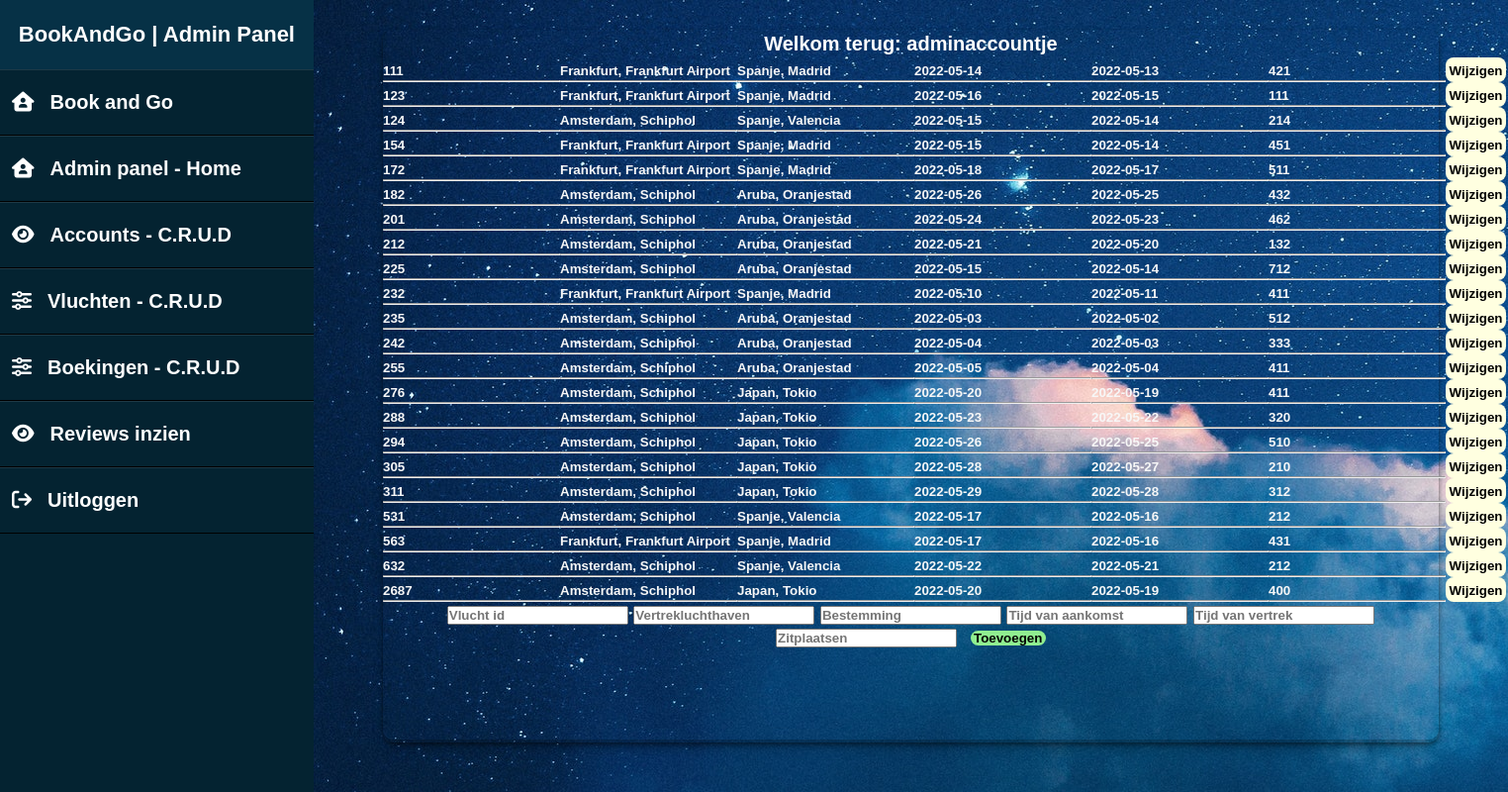
Screenshot of /admin/vluchten-admin.php (signed in) with the database file from the repository.
### tables this page shows
CREATE TABLE `vluchten` (
  `id` int(255) NOT NULL,
  `place_departure` varchar(255) NOT NULL,
  `place_destination` varchar(255) NOT NULL,
  `time_arrived` date NOT NULL,
  `time_leaving` date NOT NULL,
  `seats` int(255) NOT NULL
);

### admin/vluchten-admin.php (the view, shortened to what this page needs)
<!DOCTYPE html>
<html lang="en">
<head>
  <link rel="stylesheet" href="../css/styles.css">
</head>
<body>
  <main class="main-dashboard-admin">
    <div class="sidebar-admin">
      <header>BookAndGo | Admin Panel</header>
      <ul class="admin">
        <li>
          <a href="../main/index.php"><i class="fa-solid fa-house-user"></i>Book and Go</a>
          <a href="../main/admin.php"><i class="fa-solid fa-house-user"></i>Admin panel - Home</a>
          <a href="../admin/account-admin.php"><i class="fa-solid fa-eye"></i>Accounts - C.R.U.D</a>
          <a href="../admin/vluchten-admin.php"><i class="fa-solid fa-sliders"></i>Vluchten - C.R.U.D</a>
          <a href="../admin/boekingen-admin.php"><i class="fa-solid fa-sliders"></i>Boekingen - C.R.U.D</a>
          <a href="../admin/admin-reviews.php"><i class="fa-solid fa-eye"></i>Reviews inzien</a>
          <a href="../main/uitloggen.php"><i class="fa-solid fa-arrow-right-from-bracket"></i>Uitloggen</a>
      </ul>
    </div>
    <div class="dashboardouter-admin">
      <div class="dashboardinner-admin">
        <div class="flex">
          <div class="block-header-admin3">
            <p class="welkom_text_admin">Welkom terug: <?php echo $_SESSION['sess_name'] ?></p>
            <?php
            include_once("../includes/connect.php");
            $query = "SELECT * FROM vluchten";
            $stmt = $conn->prepare($query);
            $stmt->execute();
            $result = $stmt->fetchAll();
            foreach ($result as $vlucht) { ?>
              <form class="form-admin-crud"  method="POST">
                <div class="id_reservering">
                  <input class="input-admin-crud" type="text" value="<?php echo $vlucht['id'] ?>" name="id" readonly />
                  <hr>
                </div>
                <div class="naam_reservering">
                  <input class="input-admin-crud" type="text" value="<?php echo $vlucht['place_departure'] ?>" name="place_departure" />
                  <hr>
                </div>
                <div class="aantal_reservering">
                  <input class="input-admin-crud" type="text" value="<?php echo $vlucht['place_destination'] ?>" name="place_destination" />
                  <hr>
                </div>
                <div class="telnummer_reservering">
                  <input class="input-admin-crud" type="text" value="<?php echo $vlucht['time_arrived'] ?>" name="time_arrived" />
                  <hr>
                </div>
                <div class="bericht_reservering">
                  <input class="input-admin-crud" type="text" value="<?php echo $vlucht['time_leaving'] ?>" name="time_leaving" />
                  <hr>
                </div>
                <div class="datum_reservering">
                  <input class="input-admin-crud" type="text" value="<?php echo $vlucht['seats'] ?>" name="seats" />
                  <hr>
                </div>
                <div class="update">
                  <button class="update" type="submit" name="update">Wijzigen</button>
                </div>
              </form>
            <?php
            }
            ?>
            <form action="../admin/vluchtAUTH.php" method="post">
              <input placeholder="Vlucht id" type="text" name="add_id">
              <input placeholder="Vertrekluchthaven" type="text" name="place_departure">
              <input placeholder="Bestemming" type="text" name="place_destination">
              <input placeholder="Tijd van aankomst" type="text" name="time_arrived">
              <input placeholder="Tijd van vertrek" type="text" name="time_leaving">
              <input placeholder="Zitplaatsen" type="text" name="seats">
              <button class="create " type="submit" name="create">Toevoegen</button>
            </form>
          </div>
        </div>
      </div>
    </div>
  </main>
</body>
</html>

### css/styles.css (style rules this page uses)
* { box-sizing: border-box; margin: 0; padding: 0; scroll-behavior: smooth; text-decoration: none; font-family: "Nexa", sans-serif; font-weight: bold; }
p { line-height: 1.4em; }
.sidebar-admin .admin a i { margin-right: 16px; }
.sidebar-admin { left: -250px; width: 400px; height: 100vh; background: #042331; }
.sidebar-admin header { font-size: 22px; color: white; line-height: 70px; text-align: center; background: #063146; user-select: none; }
.sidebar-admin ul a { display: block; height: 100%; width: 100%; line-height: 65px; font-size: 20px; color: white; padding-left: 12px; box-sizing: border-box; border-bottom: 1px solid black; border-top: 1px solid rgba(255, 255, 255, 0.1); }
.sidebar-admin ul a i { margin-right: 16px; }
.main-dashboard-admin { display: flex; }
.dashboardouter-admin { height: 100vh; width: 100vw; display: flex; justify-content: center; }
.dashboardinner-admin { justify-content: center; width: 100%; height: 100%; }
.block-header-admin3 { position: relative; top: 30px; bottom: 50px; width: 70vw; height: fit-content; border-radius: 10px; box-shadow: rgba(0, 0, 0, 0.4) 0px 2px 4px, rgba(0, 0, 0, 0.3) 0px 7px 13px -3px, rgba(0, 0, 0, 0.2) 0px -3px 0px inset; text-align: center; font-size: 20px; }
.flex { display: flex; justify-content: center; }
.welkom_text_admin { color: white; }
.dashboardouter-admin { display: flex; justify-content: center; height: 100vh; width: 100vw; background-image: url(../media/pexels-rafael-cerqueira-4737484.jpg); }
.block-header-admin3 { position: relative; top: 30px; bottom: 50px; width: 70vw; height: 90vh; border-radius: 10px; box-shadow: rgba(0, 0, 0, 0.4) 0px 2px 4px, rgba(0, 0, 0, 0.3) 0px 7px 13px -3px, rgba(0, 0, 0, 0.2) 0px -3px 0px inset; text-align: center; font-size: 20px; }
.form-admin-crud { display: flex; }
.input-admin-crud { border-bottom: white; border-top: none; border-right: none; border-left: none; background-color: transparent; color: #f7f7f7; }
.update { background-color: #FFFFE0; border: none; width: 4vw; border-radius: 8px; }
.create { background-color: lightgreen; border: none; margin-left: 1vh; width: 5vw; border-radius: 8px; }

### rows the page displays
vluchten: id "111", place_departure "Frankfurt, Frankfurt Airport", place_destination "Spanje, Madrid", time_arrived "2022-05-14", time_leaving "2022-05-13", seats "421"
vluchten: id "123", place_departure "Frankfurt, Frankfurt Airport", place_destination "Spanje, Madrid", time_arrived "2022-05-16", time_leaving "2022-05-15", seats "111"
vluchten: id "124", place_departure "Amsterdam, Schiphol", place_destination "Spanje, Valencia", time_arrived "2022-05-15", time_leaving "2022-05-14", seats "214"
vluchten: id "154", place_departure "Frankfurt, Frankfurt Airport", place_destination "Spanje, Madrid", time_arrived "2022-05-15", time_leaving "2022-05-14", seats "451"
vluchten: id "172", place_departure "Frankfurt, Frankfurt Airport", place_destination "Spanje, Madrid", time_arrived "2022-05-18", time_leaving "2022-05-17", seats "511"
vluchten: id "182", place_departure "Amsterdam, Schiphol", place_destination "Aruba, Oranjestad", time_arrived "2022-05-26", time_leaving "2022-05-25", seats "432"
vluchten: id "201", place_departure "Amsterdam, Schiphol", place_destination "Aruba, Oranjestad", time_arrived "2022-05-24", time_leaving "2022-05-23", seats "462"
vluchten: id "212", place_departure "Amsterdam, Schiphol", place_destination "Aruba, Oranjestad", time_arrived "2022-05-21", time_leaving "2022-05-20", seats "132"
vluchten: id "225", place_departure "Amsterdam, Schiphol", place_destination "Aruba, Oranjestad", time_arrived "2022-05-15", time_leaving "2022-05-14", seats "712"
vluchten: id "232", place_departure "Frankfurt, Frankfurt Airport", place_destination "Spanje, Madrid", time_arrived "2022-05-10", time_leaving "2022-05-11", seats "411"
vluchten: id "235", place_departure "Amsterdam, Schiphol", place_destination "Aruba, Oranjestad", time_arrived "2022-05-03", time_leaving "2022-05-02", seats "512"
vluchten: id "242", place_departure "Amsterdam, Schiphol", place_destination "Aruba, Oranjestad", time_arrived "2022-05-04", time_leaving "2022-05-03", seats "333"
vluchten: id "255", place_departure "Amsterdam, Schiphol", place_destination "Aruba, Oranjestad", time_arrived "2022-05-05", time_leaving "2022-05-04", seats "411"
vluchten: id "276", place_departure "Amsterdam, Schiphol", place_destination "Japan, Tokio", time_arrived "2022-05-20", time_leaving "2022-05-19", seats "411"
vluchten: id "288", place_departure "Amsterdam, Schiphol", place_destination "Japan, Tokio", time_arrived "2022-05-23", time_leaving "2022-05-22", seats "320"
vluchten: id "294", place_departure "Amsterdam, Schiphol", place_destination "Japan, Tokio", time_arrived "2022-05-26", time_leaving "2022-05-25", seats "510"
vluchten: id "305", place_departure "Amsterdam, Schiphol", place_destination "Japan, Tokio", time_arrived "2022-05-28", time_leaving "2022-05-27", seats "210"
vluchten: id "311", place_departure "Amsterdam, Schiphol", place_destination "Japan, Tokio", time_arrived "2022-05-29", time_leaving "2022-05-28", seats "312"
vluchten: id "531", place_departure "Amsterdam, Schiphol", place_destination "Spanje, Valencia", time_arrived "2022-05-17", time_leaving "2022-05-16", seats "212"
vluchten: id "563", place_departure "Frankfurt, Frankfurt Airport", place_destination "Spanje, Madrid", time_arrived "2022-05-17", time_leaving "2022-05-16", seats "431"
vluchten: id "632", place_departure "Amsterdam, Schiphol", place_destination "Spanje, Valencia", time_arrived "2022-05-22", time_leaving "2022-05-21", seats "212"
vluchten: id "2687", place_departure "Amsterdam, Schiphol", place_destination "Japan, Tokio", time_arrived "2022-05-20", time_leaving "2022-05-19", seats "400"

### other values shown
$_SESSION['sess_name'] "adminaccountje"
